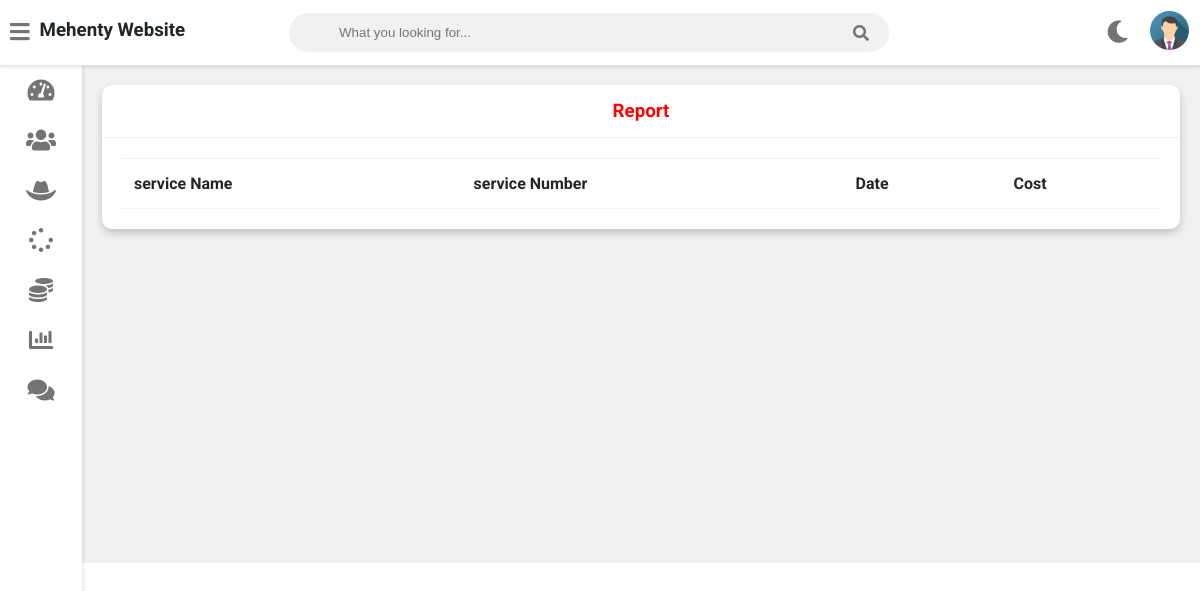
/admin-report (signed in), run on an earlier commit of the app's database.
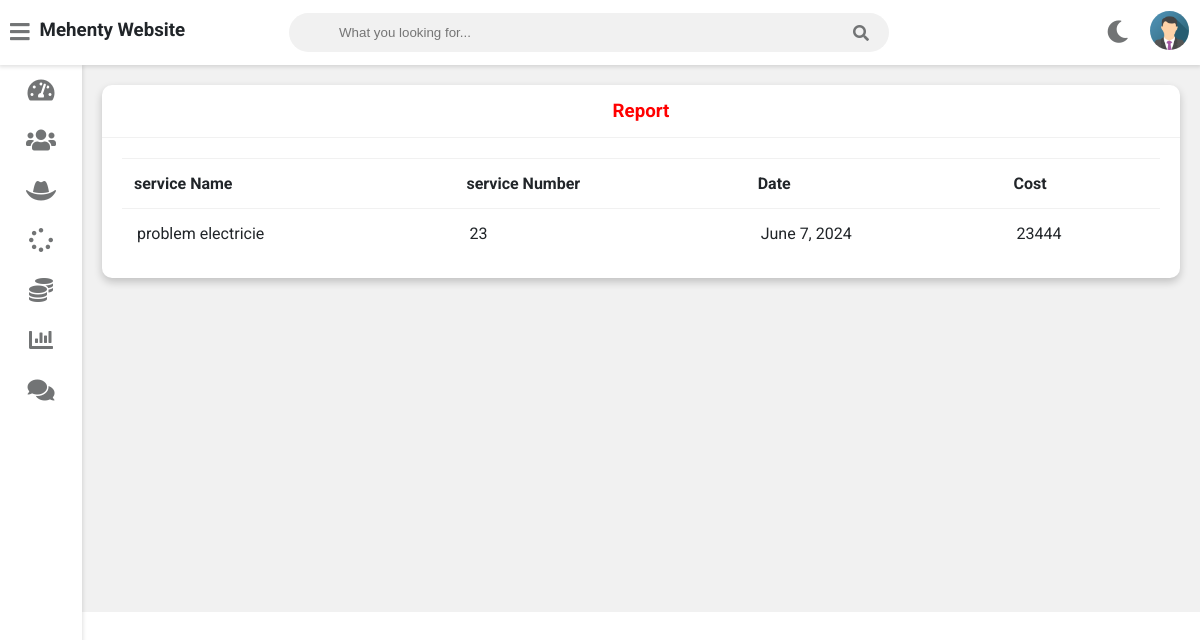
And on a later commit of the database.
### service/models.py (models this page shows, shortened)
class Request(models.Model):
    cat=(('Plumbing', 'Plumbing'),('Electricity', 'Electricity'),('Painting', 'Painting'),('Carpentry', 'Carpentry'))
    category=models.CharField(max_length=50,choices=cat)
    service_no=models.PositiveIntegerField(null=False)
    service_name = models.CharField(max_length=40,null=False)
    problem_description = models.CharField(max_length=500,null=False)
    date=models.DateField(auto_now=True)
    cost=models.PositiveIntegerField(null=True)
    customer=models.ForeignKey('Customer', on_delete=models.CASCADE,null=True)
    Technician=models.ForeignKey('Technician',on_delete=models.CASCADE,null=True)
    stat=(('Pending','Pending'),('Approved','Approved'),('Repairing','Repairing'),('Repairing Done','Repairing Done'),('Released','Released'))
    status=models.CharField(max_length=50,choices=stat,default='Pending',null=True)

### service/views.py (the view)
# urls.py: path('admin-report', views.admin_report_view,name='admin-report'),
@login_required(login_url='adminlogin')
def admin_report_view(request):
    reports=models.Request.objects.all().filter(Q(status="Repairing Done") | Q(status="Released"))
    dict={
        'reports':reports,
    }
    return render(request,'service/admin_report.html',context=dict)

### templates/service/admin_report.html
{% extends 'service/adminbase.html' %}
{% block content %}
	<div class="wrapper">
		<div class="row">
			<div class="col-12 col-m-12 col-sm-12">
				<div class="card">
					<div class="card-header">
						<h3 style="color:red; text-align:center" >Report
						</h3>
					</div>
					<div class="card-content">
						<table>
							<thead>
                <tr>
                  <th>service Name</th>
                  <th>service Number</th>
                  <th>Date</th>
                  <th>Cost</th>
                </tr>
							</thead>
							<tbody>
                {% for r in reports %}
                <tr>
                  <td> {{r.service_name}}</td>
                  <td> {{r.service_no}}</td>
                  <td>{{r.date}}</td>
                  <td>{{r.cost}}</td>
                </tr>
                {% endfor %}
							</tbody>
						</table>
					</div>
				</div>
			</div>
		</div>
<br><br><br><br><br><br><br><br><br><br><br><br><br><br><br><br>
	</div>
{% endblock content %}

What changed in the data, as far as the page shows it:
added Request: service_name "problem electricie", service_no "23", date "June 7, 2024", cost "23444"
